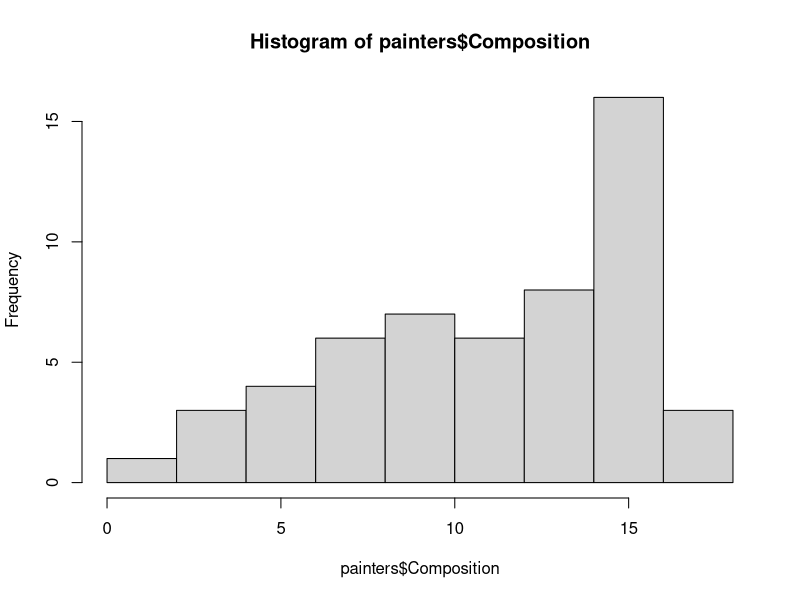
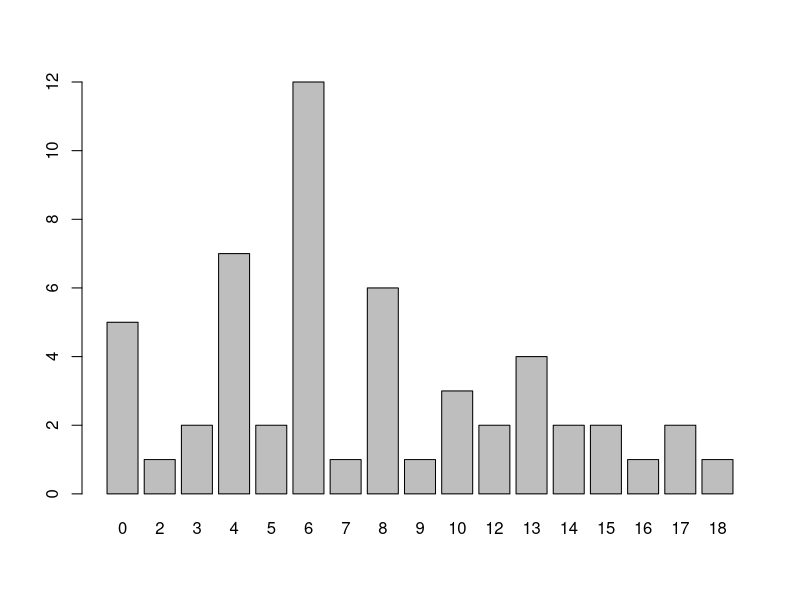
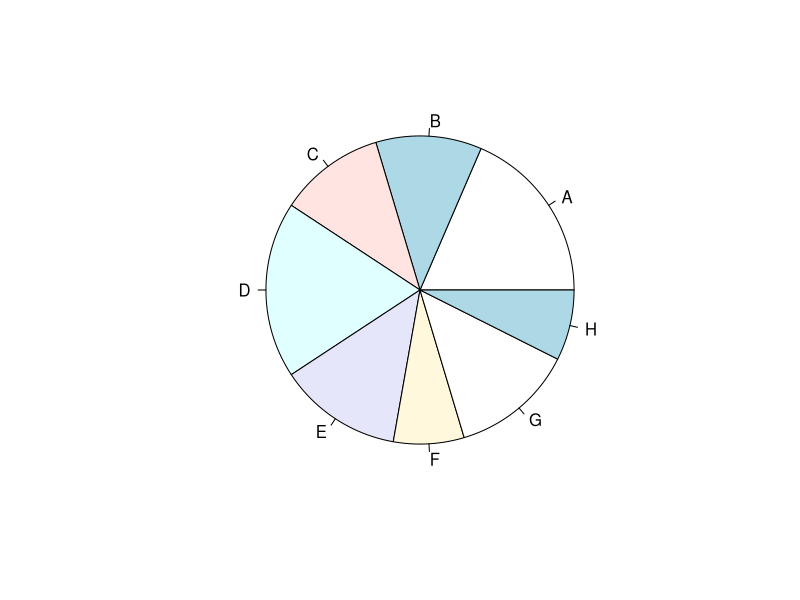
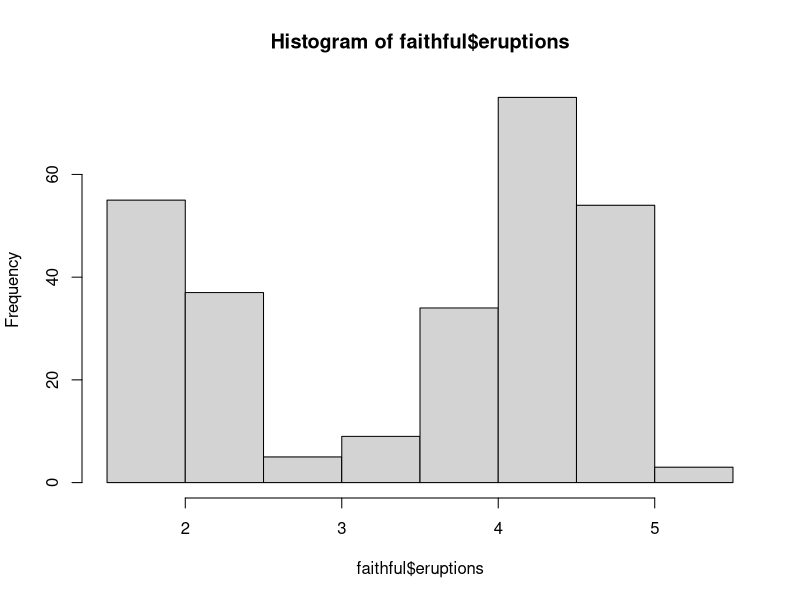
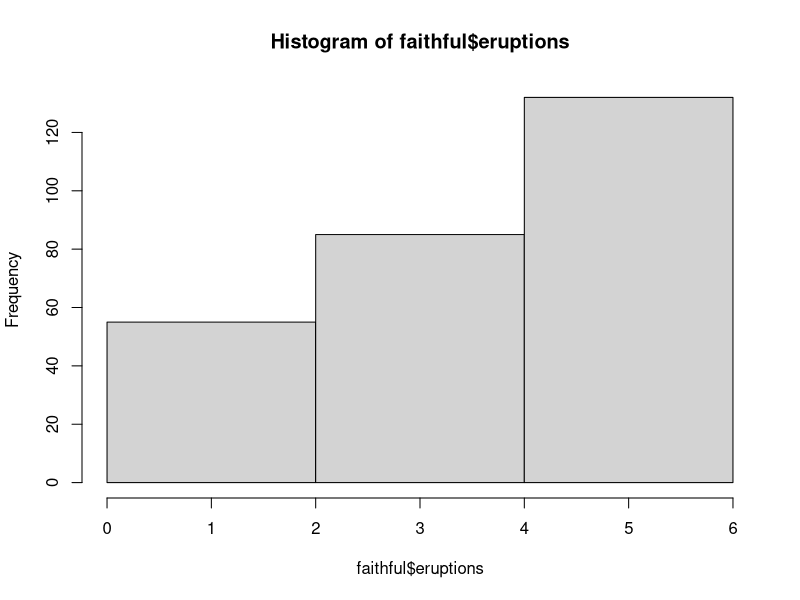
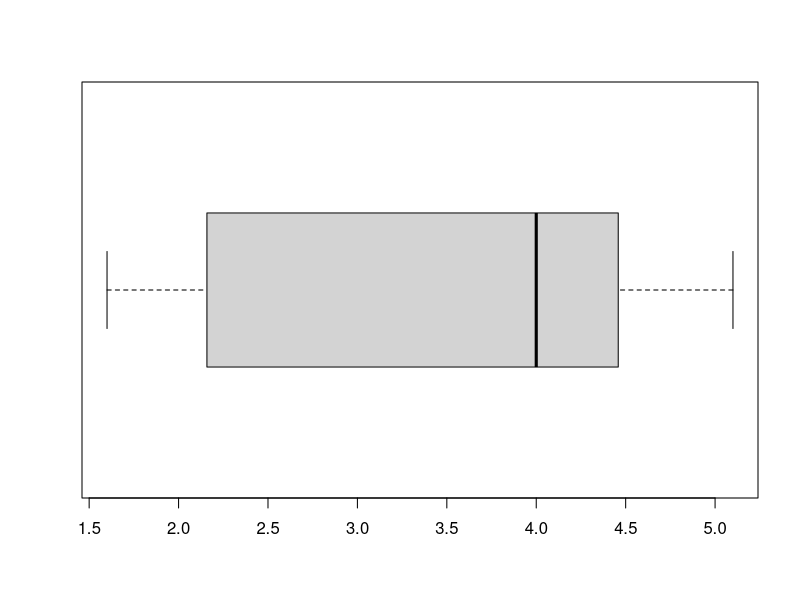
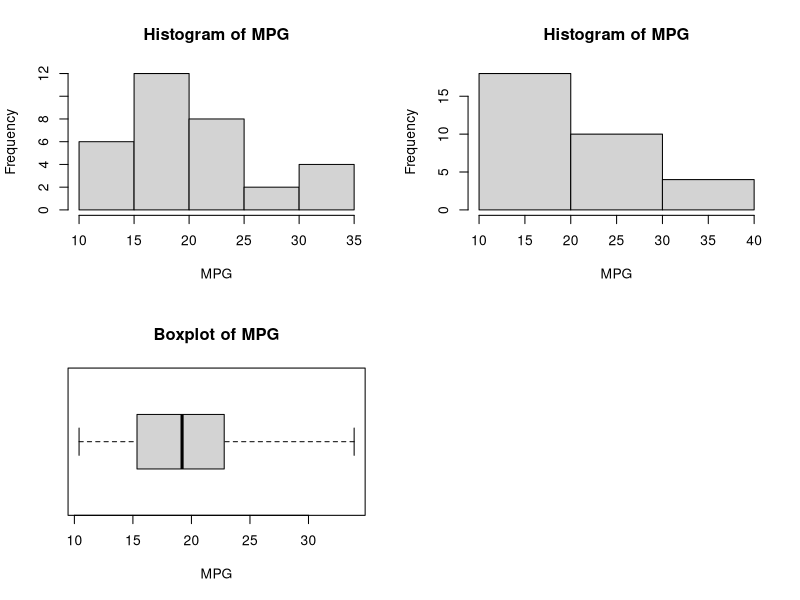

Write the R code that produced these figures, in order.
## ---- chunk 1
knitr::opts_chunk$set(out.width = "50%",
                      message = FALSE)
## ---- chunk 2
# Load data
library(MASS)

head(painters)
## ---- chunk 3
hist(painters$Composition)
## ---- chunk 4
barplot(table(painters$Expression))
## ---- chunk 5
pie(table(painters$School))
## ---- chunk 6
hist(faithful$eruptions)
## ---- chunk 7
hist(faithful$eruptions, nclass = 2)
## ---- chunk 8
boxplot(faithful$eruptions,
        horizontal = T)
## ---- chunk 9
mydata <- mtcars$mpg

# Students don't have to use the par(mfrow); I've just used it to tidy the plots
# a bit.

par(mfrow = c(2, 2))

hist(mydata,
     xlab = "MPG",
     ylab = "Frequency",
     main = "Histogram of MPG")

hist(
  mydata,
  nclass = 2,
  xlab = "MPG",
  ylab = "Frequency",
  main = "Histogram of MPG"
)

boxplot(mydata,
        horizontal = TRUE,
        xlab = "MPG",
        main = "Boxplot of MPG")

par(mfrow = c(1, 1))
